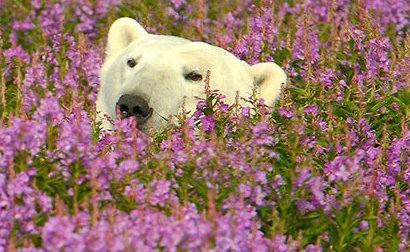
#> input picture Lab 2/code/Gabor Segmentation/data/polar-bear-hiding.jpg, 410 x 252 px
$ python gabor_segmentation.py   (older library calls are emulated)
#> lines starting #> are read from the running program, lines starting #| are printed output that depends on the picture; after the words box and inside, x2 and y2 are one past the last pixel; in counts of white or black regions, pixels touching at a corner belong together
### Lab 2/code/Gabor Segmentation/createGabor.py
import numpy as np
import matplotlib.pyplot as plt

def createGabor(sigma, theta, lamda, psi, gamma):
#CREATEGABOR Creates a complex valued Gabor filter.
#   myGabor = createGabor( sigma, theta, lamda, psi, gamma ) generates
#   Gabor kernels.
#   - ARGUMENTS
#     sigma      Standard deviation of Gaussian envelope.
#     theta      Orientation of the Gaussian envelope. Takes arguments in
#                the range [0, pi/2).
#     lamda     The wavelength for the carriers. The central frequency
#                (w_c) of the carrier signals.
#     psi        Phase offset for the carrier signal, sin(w_c . t + psi).
#     gamma      Controls the aspect ratio of the Gaussian envelope
#
#   - OUTPUT
#     myGabor    A matrix of size [h,w,2], holding the real and imaginary
#                parts of the Gabor in myGabor(:,:,1) and myGabor(:,:,2),
#                respectively.

    # Set the aspect ratio.
    sigma_x = sigma
    sigma_y = float(sigma)/gamma

    # Generate a grid
    nstds = 3
    xmax = max(abs(nstds*sigma_x*np.cos(theta)),abs(nstds*sigma_y*np.sin(theta)))
    xmax = np.ceil(max(1,xmax))
    ymax = max(abs(nstds*sigma_x*np.sin(theta)),abs(nstds*sigma_y*np.cos(theta)))
    ymax = np.ceil(max(1,ymax))

    # Make sure that we get square filters.
    xmax = max(xmax,ymax)
    ymax = max(xmax,ymax)
    xmin = -xmax
    ymin = -ymax

    # Generate a coordinate system in the range [xmin,xmax] and [ymin, ymax].
    [x,y] = np.meshgrid(np.arange(xmin, xmax+1), np.arange(ymin, ymax+1))

    # Convert to a 2-by-N matrix where N is the number of pixels in the kernel.
    XY = np.concatenate((x.reshape(1, -1), y.reshape(1, -1)), axis=0)

    # Compute the rotation of pixels by theta.
    # \\ Hint: Create appropriate rotation matrix to compute the rotated pixel coordinates: rot(theta) * XY.
    rotMat = generateRotationMatrix(theta)
    rot_XY = np.matmul(rotMat, XY)
    rot_x = rot_XY[0,:]
    rot_y = rot_XY[1,:]

    # Create the Gaussian envelope.
    gaussianEnv = createGauss(rot_x, rot_y, gamma, sigma)

    # Create the orthogonal carrier signals.
    cosCarrier = createCos(rot_x, lamda, psi)
    sinCarrier = createSin(rot_x, lamda, psi)

    # Modulate (multiply) Gaussian envelope with the carriers to compute
    # the real and imaginary components of the complex Gabor filter.
    myGabor_real = gaussianEnv * cosCarrier # modulate gaussianEnv with cosCarrier
    myGabor_imaginary = gaussianEnv * sinCarrier  # modulate gaussianEnv with sinCarrier

    # Pack myGabor_real and myGabor_imaginary into myGabor.
    h, w = myGabor_real.shape
    myGabor = np.zeros((h, w, 2))
    myGabor[:,:,0] = myGabor_real
    myGabor[:,:,1] = myGabor_imaginary

    # [13 lines of commented-out code are left out]

    return myGabor


# Helper Functions
# ----------------------------------------------------------
def generateRotationMatrix(theta):
    # ----------------------------------------------------------
    # Returns the rotation matrix.
    # \\ Hint: https://en.wikipedia.org/wiki/Rotation_matrix \\
    # Rotation matrix which fits gabor equation given theta.
    cos, sin = np.cos(theta), np.sin(theta)
    rotMat = np.array(((cos, -sin), (sin, cos)))

    return rotMat

# ----------------------------------------------------------
def createCos(rot_x, lamda, psi):
    # ----------------------------------------------------------
    # Returns the 2D cosine carrier.
    cosCarrier = np.cos(2 * np.pi * rot_x / lamda + psi)

    # Reshape the vector representation to matrix.
    cosCarrier = np.reshape(cosCarrier, (np.int32(np.sqrt(len(cosCarrier))), -1))

    return cosCarrier

# ----------------------------------------------------------
def createSin(rot_x, lamda, psi):
    # ----------------------------------------------------------
    # Returns the 2D sine carrier.
    sinCarrier = np.sin(2*np.pi * rot_x / lamda + psi)

    # Reshape the vector representation to matrix.
    sinCarrier = np.reshape(sinCarrier, (np.int32(np.sqrt(len(sinCarrier))), -1))

    return sinCarrier

# ----------------------------------------------------------
def createGauss(rot_x, rot_y, gamma, sigma):
    # ----------------------------------------------------------
    # Returns the 2D Gaussian Envelope.
    gaussEnv = np.power(
        np.e,
        -((rot_x**2 + gamma**2 * rot_y**2) / (2 * sigma**2))
    )

    # Reshape the vector representation to matrix.
    gaussEnv = np.reshape(gaussEnv, (np.int32(np.sqrt(len(gaussEnv))), -1))

    return gaussEnv


# [7 lines that do not run on import are left out]

### Lab 2/code/Gabor Segmentation/gabor_segmentation.py
import cv2
import matplotlib.pyplot as plt
import math
import numpy as np
import time
from sklearn.decomposition import PCA
from createGabor import createGabor
#use create gabor function already


# Hyperparameters
k        = 2      # number of clusters in k-means algorithm. By default,
                  # we consider k to be 2 in foreground-background segmentation task.
image_id = 'Polar' # Identifier to switch between input images.
                  # Possible ids: 'Kobi',    'Polar', 'Robin-1'
                  #               'Robin-2', 'Cows', 'SciencePark'

# Misc
err_msg  = 'Image not available.'

# Control settings
visFlag       = False    #  Set to true to visualize filter responses.
smoothingFlag = True   #  Set to true to postprocess filter outputs.

# Read image : Please check that your path is correct
if image_id == 'Kobi':
  img = cv2.imread('./data/kobi.png')
  img = cv2.cvtColor(img, cv2.COLOR_BGR2RGB)
  resize_factor = 0.25
elif image_id == 'Polar':
  img = cv2.imread('./data/polar-bear-hiding.jpg')
#> img is the input picture: shape (252, 410, 3); mean B, G, R 101.7, 115.7, 150
  img = cv2.cvtColor(img, cv2.COLOR_BGR2RGB)
  resize_factor = 0.75
elif image_id == 'Robin-1':
  img = cv2.imread('./data/robin-1.jpg')
  img = cv2.cvtColor(img, cv2.COLOR_BGR2RGB)
  resize_factor = 1
elif image_id == 'Robin-2':
  img = cv2.imread('./data/robin-2.jpg')
  img = cv2.cvtColor(img, cv2.COLOR_BGR2RGB)
  resize_factor = 0.5
elif image_id == 'Cows':
  img = cv2.imread('./data/cows.jpg')
  img = cv2.cvtColor(img, cv2.COLOR_BGR2RGB)
  resize_factor = 0.5
elif image_id == 'SciencePark':
  img = cv2.imread('./data/sciencepark.jpg')
  img = cv2.cvtColor(img, cv2.COLOR_BGR2RGB)
  resize_factor = 0.2
else:
  raise ValueError(err_msg)

# Image adjustments
img = cv2.resize(img, (0, 0), fx=resize_factor, fy=resize_factor)
#> img: shape (189, 308, 3)
img = cv2.cvtColor(img, cv2.COLOR_RGB2GRAY)
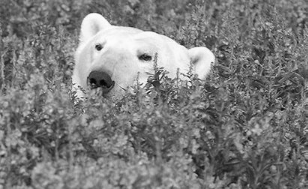
#> img: shape (189, 308); min 4, max 252, mean 124.2
img = img/(255.0)
# Display image
plt.figure()
plt.title(f'Input image: {image_id}')
plt.imshow(img, cmap='gray')
plt.axis("off")
plt.show()

# Design array of Gabor Filters
# In this code section, you will create a Gabor Filterbank. A filterbank is
# a collection of filters with varying properties (e.g. {shape, texture}).
# A Gabor filterbank consists of Gabor filters of distinct orientations
# and scales. We will use this bank to extract texture information from the
# input image.

numRows, numCols = img.shape
#> numRows = 189; numCols = 308

# Estimate the minimum and maximum of the wavelengths for the sinusoidal
# carriers.
# ** This step is pretty much standard, therefore, you don't have to
#    worry about it. It is cycles in pixels. **
lambdaMin = 4/np.sqrt(2)
lambdaMax = np.sqrt(abs(numRows)**2 + abs(numCols)**2)
#> lambdaMax = 361.4

# Specify the carrier wavelengths.
# (or the central frequency of the carrier signal, which is 1/lambda)
n = np.floor(np.log2(lambdaMax/lambdaMin))
#> n = 6
#lambdas = 2**np.arange(5, (n-2)+1) * lambdaMin
lambdas = [7,8,9,10]

# Define the set of orientations for the Gaussian envelope.
dTheta       = 2 * np.pi/8                  # \\ the step size
orientations = np.arange(0, np.pi+dTheta, dTheta)

# Define the set of sigmas for the Gaussian envelope. Sigma here defines
# the standard deviation, or the spread of the Gaussian.
sigmas = np.array([5,6,7,8])

# Now you can create the filterbank. We provide you with a Python list
# called gaborFilterBank in which we will hold the filters and their
# corresponding parameters such as sigma, lambda and etc.
# ** All you need to do is to implement createGabor(). Rest will be handled
#    by the provided code block. **
gaborFilterBank = []
tic = time.time()
for lmbda in lambdas:
    for sigma in sigmas:
        for theta in orientations:
            # Filter parameter configuration for this filter.
            psi    = 0
            gamma  = 0.5

            # Create a Gabor filter with the specs above.
            # (We also record the settings in which they are created. )
            # // TODO: Implement the function createGabor() following
            #          the guidelines in the given function template.
            #          ** See createGabor.py for instructions ** //
            filter_config = {}
            filter_config["filterPairs"] = createGabor( sigma, theta, lmbda, psi, gamma )
            filter_config["sigma"]       = sigma
            filter_config["lmbda"]       = lmbda
            filter_config["theta"]       = theta
            filter_config["psi"]         = psi
            filter_config["gamma"]       = gamma
            gaborFilterBank.append(filter_config)
ctime = time.time() - tic

print('Sigma values', sigmas)
print('Theta', theta)
print('Lambdas', lambdas)
print('--------------------------------------\n \t\tDetails\n--------------------------------------')
print(f'Total number of filters       : {len(gaborFilterBank)}')
print(f'Number of scales (sigma)      : {len(sigmas)}')
print(f'Number of orientations (theta): {len(orientations)}')
print(f'Number of carriers (lambda)   : {len(lambdas)}')
print(f'---------------------------------------')
print(f'Filter bank created in {ctime} seconds.')
print(f'---------------------------------------')

# Filter images using Gabor filter bank using quadrature pairs (real and imaginary parts)
# You will now filter the input image with each complex Gabor filter in
# gaborFilterBank structure and store the output in the cell called
# featureMaps.
# // Hint-1: Apply both the real imaginary parts of each kernel
#            separately in the spatial domain (i.e. over the image). //
# // Hint-2: Assign each output (i.e. real and imaginary parts) in
#            variables called real_out and imag_out. //
# // Hint-3: Use built-in cv2 function, filter2D, to convolve the filter
#            with the input image. Check the options for padding. Find
#            the one that works well. You might want to
#            explain what works better and why shortly in the report.
featureMaps = []

for gaborFilter in gaborFilterBank:
    # gaborFilter["filterPairs"] has two elements. One is related to the real part
    #myGabor[:,:,0] = myGabor_real
    #myGabor[:,:,1] = myGabor_imaginary
    # of the Gabor Filter and the other one is the imagineray part.
    #print('------------', gaborFilter.shape)
    imgs = gaborFilter["filterPairs"]
    #print('-----------imgs shape',imgs[:,:,0].shape)
    real_out =  cv2.filter2D(img,cv2.CV_8UC3, imgs[:,:,0])
    imag_out = cv2.filter2D(img, cv2.CV_8UC3, imgs[:,:,1])
    # [5 lines of commented-out code are left out]
    featureMaps.append(np.stack((real_out, imag_out), 2))

    # Visualize the filter responses if you wish.
    #visFlag=0
    if visFlag:
        fig = plt.figure()

        ax = fig.add_subplot(1, 2, 1)
        ax.imshow(real_out)    # Real
        title = "Re[h(x,y)], \n lambda = {0:.4f}, \n theta = {1:.4f}, \n sigma = {2:.4f}".format(gaborFilter["lmbda"], gaborFilter["theta"], gaborFilter["sigma"])
        ax.set_title(title)
        ax.axis("off")

        ax = fig.add_subplot(1, 2, 2)
        ax.imshow(imag_out)    # Real
        title = "Im[h(x,y)], \n lambda = {0:.4f}, \n theta = {1:.4f}, \n sigma = {2:.4f}".format(gaborFilter["lmbda"], gaborFilter["theta"], gaborFilter["sigma"])
        ax.set_title(title)
        ax.axis("off")
        plt.show()
#> this loop made 80 passes
#> pass 2, `imag_out = cv2.filter2D(img, cv2.CV_8UC3, imgs[:,:,1])`:
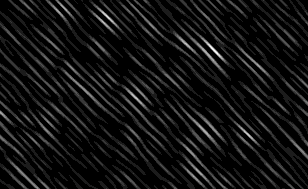
#> imag_out: shape (189, 308); min 0, max 9, mean 0.645; drawn with min black and max white
#> after the loop, featureMaps = 80 items

# Compute the magnitude
# Now, you will compute the magnitude of the output responses.
# \\ Hint: (real_part^2 + imaginary_part^2)^(1/2) \\
featureMags = []
for i, fm in enumerate(featureMaps):
    real_part = fm[...,0]
    imag_part = fm[...,1]
    mag = np.sqrt((np.power(real_part,2) + np.power(imag_part,2)))
    #print('Mag', mag.shape)   # \\TODO: Compute the magnitude here
    featureMags.append(mag)

    # Visualize the magnitude response if you wish.
    if visFlag:
        fig = plt.figure()

        ax = fig.add_subplot(1, 1, 1)
        ax.imshow(mag.astype(np.uint8))    # visualize magnitude
        title = "Re[h(x,y)], \n lambda = {0:.4f}, \n theta = {1:.4f}, \n sigma = {2:.4f}".format(gaborFilterBank[i]["lmbda"],
                                                                                                 gaborFilterBank[i]["theta"],
                                                                                                 gaborFilterBank[i]["sigma"])
        ax.set_title(title)
        ax.axis("off")
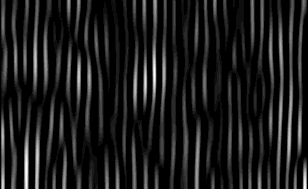
#> imag_part: shape (189, 308); min 0, max 18, mean 1.89; drawn with min black and max white
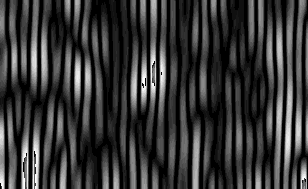
#> mag: shape (189, 308) float16; min 0, max 15.81, mean 3.33; drawn with min black and max white
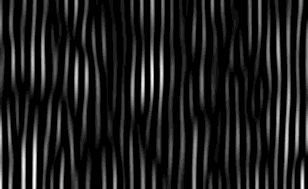
#> real_part: shape (189, 308); min 0, max 17, mean 1.9; drawn with min black and max white
#> after the loop, featureMags = 80 items

# Prepare and Preprocess features
# You can think of each filter response as a sort of feature representation
# for the pixels. Now that you have numFilters = |gaborFilterBank| filters,
# we can represent each pixel by this many features.
# \\ Q: What kind of features do you think gabor filters might correspond to?

# You will now implement a smoothing operation over the magnitude images in
# featureMags.
# \\ Hint: For each i in [1, length(featureMags)], smooth featureMags{i}
#          using an appropriate first order Gaussian kernel.
# \\ Hint: cv2 filter2D function is helpful here.
features = np.zeros(shape=(numRows, numCols, len(featureMags)))
#smoothingFlag=0
if smoothingFlag:
    #pass
    #gaussian filter
    for i, fmag in enumerate(featureMags):
        #do smoothing
        #print('---fmag',fmag.shape)
        #print('feautres', features[:,:,i].shape)
        #print(fmag.shape)
        fmag = fmag.astype('float32')
        fmag = cv2.GaussianBlur(fmag,(15,15),cv2.BORDER_DEFAULT)
        features[:,:,i] = fmag
    # \\TODO:
    #FOR_LOOP
        # i)  filter the magnitude response with appropriate Gaussian kernels
        # ii) insert the smoothed image into features[:,:,j]
    #END_FOR
else:
    # Don't smooth but just insert magnitude images into the matrix
    # called features.
    for i, fmag in enumerate(featureMags):
        features[:,:,i] = fmag


# Reshape the filter outputs (i.e. tensor called features) of size
# [numRows, numCols, numFilters] into a matrix of size [numRows*numCols, numFilters]
# This will constitute our data matrix which represents each pixel in the
# input image with numFilters features.
features = np.reshape(features, newshape=(numRows * numCols, -1))


# Standardize features.
# \\ Hint: see http://ufldl.stanford.edu/wiki/index.php/Data_Preprocessing for more information.

features  = (features - np.mean(features, axis=0)) / np.std(features, axis=0)
# \\ TODO: i)  Implement standardization on matrix called features.
#          ii) Return the standardized data matrix.


# (Optional) Visualize the saliency map using the first principal component
# of the features matrix. It will be useful to diagnose possible problems
# with the pipeline and filterbank.

transformed_feature = PCA(n_components=1).fit_transform(features) # select the first component
transformed_feature = np.ascontiguousarray(transformed_feature, dtype=np.float32)
feature2DImage = np.reshape(transformed_feature,newshape=(numRows,numCols))
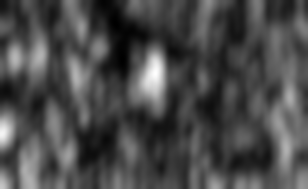
#> feature2DImage: shape (189, 308) float32; min -9.61, max 23.34, mean 0; drawn with min black and max white
plt.figure()
plt.title(f'Pixel representation projected onto first PC')
plt.imshow(feature2DImage, cmap='gray')
plt.axis("off")
plt.show()
from sklearn.cluster import KMeans

# Apply k-means algorithm to cluster pixels using the data matrix,
# features.
# \\ Hint-1: search about sklearn kmeans function https://scikit-learn.org/stable/modules/generated/sklearn.cluster.KMeans.html.
# \\ Hint-2: use the parameter k defined in the first section when calling
#            sklearn's built-in kmeans function.
tic = time.time()
#k-means
kmeans = KMeans(n_clusters=2, random_state=0).fit(features)
pixLabels = kmeans.labels_  # \\TODO: Return cluster labels per pixel
ctime = time.time() - tic
print(f'Clustering completed in {ctime} seconds.')


# Visualize the clustering by reshaping pixLabels into original grayscale
# input size [numRows numCols].
pixLabels = np.reshape(pixLabels, newshape=(numRows, numCols))
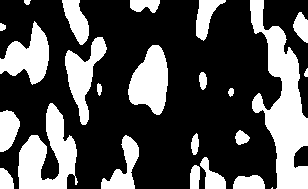
#> pixLabels: shape (189, 308) int32; values 0 (black) and 1 (white), 31.1% white; 24 white regions (1 under 20 px), largest, box (x1, y1, x2, y2) and area: (250, 0, 308, 189) 4971, (18, 103, 78, 189) 2798, (128, 45, 168, 115) 1892
plt.figure()
plt.title(f'Pixel clusters')
plt.imshow(pixLabels)
plt.axis("off")
plt.show()


# Use the pixLabels to visualize segmentation.
Aseg1 = np.zeros_like(img)
#> Aseg1: shape (189, 308) float64; every value is 0
Aseg2 = np.zeros_like(img)
BW = pixLabels == 2  # check for the value of your labels in pixLabels (could be 1 or 0 instead of 2)
#> BW: shape (189, 308) bool; every value is 0
#BW = np.repeat(BW[:, :, np.newaxis], 3, axis=2) # do this only if you have 3 channels in the img

Aseg1[BW] = img[BW]
Aseg2[~BW] = img[~BW]

plt.figure()
plt.title(f'montage')
plt.imshow(Aseg1, 'gray', interpolation='none')
plt.imshow(Aseg2, 'jet',  interpolation='none', alpha=0.7)
plt.axis("off")
plt.show()

#use a plot function to save results.


# fig, ax = plt.subplots(1,4, figsize=(20,15))

# # use the created array to output your multiple images. In this case I have stacked 4 images vertically
# for ax1 in ax:
#     ax1.set_xticks([])
#     ax1.set_yticks([])
# #plt.title(f'Input image: {image_id}')
# #plt.imshow(img, cmap='gray')
# ax[0].imshow(img, cmap='gray')
# ax[1].imshow(feature2DImage, cmap='gray')
# ax[2].imshow(pixLabels)

# ax[3].imshow(Aseg1, 'jet', interpolation='none')
# ax[4].imshow(Aseg2,'jet',  interpolation='none', alpha=0.7)

# ax[0].set_title("Input Image")
# ax[1].set_title("Sobel X")
# ax[2].set_title("Sobel Y")
# ax[3].set_title("Sobel Magnitude")
# ax[4].set_title("Sobel Direction")


# #fig.savefig('./Output_sobel.eps', format='eps', dpi=300, bbox_inches='tight')
# fig.savefig('Output_sobel.jpg', dpi=300, bbox_inches='tight')
